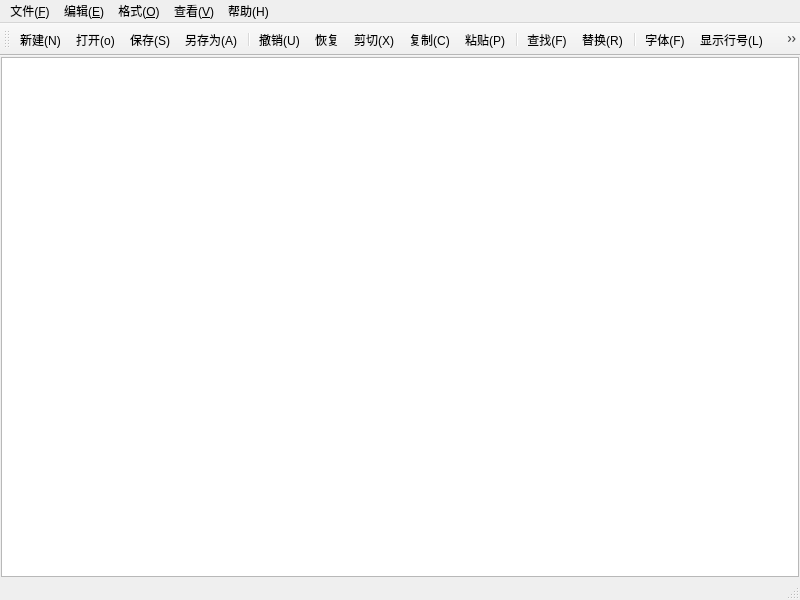
<?xml version="1.0" encoding="UTF-8"?>
<ui version="4.0">
 <class>MainWindow</class>
 <widget class="QMainWindow" name="MainWindow">
  <property name="geometry">
   <rect>
    <x>0</x>
    <y>0</y>
    <width>800</width>
    <height>600</height>
   </rect>
  </property>
  <property name="windowTitle">
   <string>MainWindow</string>
  </property>
  <widget class="QWidget" name="centralwidget">
   <layout class="QHBoxLayout" name="horizontalLayout">
    <property name="spacing">
     <number>0</number>
    </property>
    <property name="leftMargin">
     <number>1</number>
    </property>
    <property name="topMargin">
     <number>1</number>
    </property>
    <property name="rightMargin">
     <number>1</number>
    </property>
    <property name="bottomMargin">
     <number>1</number>
    </property>
    <item>
     <widget class="QPlainTextEdit" name="TextEdit"/>
    </item>
   </layout>
  </widget>
  <widget class="QMenuBar" name="menubar">
   <property name="geometry">
    <rect>
     <x>0</x>
     <y>0</y>
     <width>800</width>
     <height>18</height>
    </rect>
   </property>
   <widget class="QMenu" name="menu">
    <property name="title">
     <string>文件(&amp;F)</string>
    </property>
    <addaction name="actionNew"/>
    <addaction name="actionOpen"/>
    <addaction name="actionSave"/>
    <addaction name="actionSaveAs"/>
    <addaction name="separator"/>
    <addaction name="actionExit"/>
   </widget>
   <widget class="QMenu" name="menu_E">
    <property name="title">
     <string>编辑(&amp;E)</string>
    </property>
    <addaction name="actionUndo"/>
    <addaction name="actionRedo"/>
    <addaction name="actionCut"/>
    <addaction name="actionCopy"/>
    <addaction name="actionPaste"/>
    <addaction name="separator"/>
    <addaction name="actionFind"/>
    <addaction name="action_R"/>
    <addaction name="separator"/>
    <addaction name="actionselectAll"/>
   </widget>
   <widget class="QMenu" name="menu_O">
    <property name="title">
     <string>格式(&amp;O)</string>
    </property>
    <addaction name="actionAutoWarp"/>
    <addaction name="actionLinenumber"/>
    <addaction name="actionFontColor"/>
    <addaction name="actionFont"/>
    <addaction name="separator"/>
    <addaction name="actionFBGColor"/>
    <addaction name="actionBackgroundColor"/>
   </widget>
   <widget class="QMenu" name="menu_V">
    <property name="title">
     <string>查看(&amp;V)</string>
    </property>
    <addaction name="actionToolBar"/>
    <addaction name="actionStasueBar"/>
   </widget>
   <widget class="QMenu" name="menu_H">
    <property name="title">
     <string>帮助(H)</string>
    </property>
    <addaction name="actionAbout"/>
   </widget>
   <addaction name="menu"/>
   <addaction name="menu_E"/>
   <addaction name="menu_O"/>
   <addaction name="menu_V"/>
   <addaction name="menu_H"/>
  </widget>
  <widget class="QStatusBar" name="statusbar"/>
  <widget class="QToolBar" name="toolBar">
   <property name="windowTitle">
    <string>toolBar</string>
   </property>
   <attribute name="toolBarArea">
    <enum>TopToolBarArea</enum>
   </attribute>
   <attribute name="toolBarBreak">
    <bool>false</bool>
   </attribute>
   <addaction name="actionNew"/>
   <addaction name="actionOpen"/>
   <addaction name="actionSave"/>
   <addaction name="actionSaveAs"/>
   <addaction name="separator"/>
   <addaction name="actionUndo"/>
   <addaction name="actionRedo"/>
   <addaction name="actionCut"/>
   <addaction name="actionCopy"/>
   <addaction name="actionPaste"/>
   <addaction name="separator"/>
   <addaction name="actionFind"/>
   <addaction name="action_R"/>
   <addaction name="separator"/>
   <addaction name="actionFont"/>
   <addaction name="actionLinenumber"/>
   <addaction name="actionAutoWarp"/>
   <addaction name="separator"/>
   <addaction name="actionToolBar"/>
   <addaction name="actionStasueBar"/>
  </widget>
  <action name="actionNew">
   <property name="icon">
    <iconset resource="icon.qrc">
     <normaloff>:/icon/note_add_24dp_5F6368_FILL0_wght400_GRAD0_opsz24.png</normaloff>:/icon/note_add_24dp_5F6368_FILL0_wght400_GRAD0_opsz24.png</iconset>
   </property>
   <property name="text">
    <string>新建(&amp;N)</string>
   </property>
   <property name="toolTip">
    <string>新建</string>
   </property>
   <property name="shortcut">
    <string>Ctrl+N</string>
   </property>
   <property name="menuRole">
    <enum>QAction::MenuRole::NoRole</enum>
   </property>
  </action>
  <action name="actionOpen">
   <property name="icon">
    <iconset resource="icon.qrc">
     <normaloff>:/icon/folder_open_24dp_5F6368_FILL0_wght400_GRAD0_opsz24.png</normaloff>:/icon/folder_open_24dp_5F6368_FILL0_wght400_GRAD0_opsz24.png</iconset>
   </property>
   <property name="text">
    <string>打开(&amp;o)</string>
   </property>
   <property name="toolTip">
    <string>打开</string>
   </property>
   <property name="shortcut">
    <string>Ctrl+O</string>
   </property>
   <property name="menuRole">
    <enum>QAction::MenuRole::NoRole</enum>
   </property>
  </action>
  <action name="actionSave">
   <property name="icon">
    <iconset resource="icon.qrc">
     <normaloff>:/icon/save_24dp_5F6368_FILL0_wght400_GRAD0_opsz24.png</normaloff>:/icon/save_24dp_5F6368_FILL0_wght400_GRAD0_opsz24.png</iconset>
   </property>
   <property name="text">
    <string>保存(&amp;S)</string>
   </property>
   <property name="toolTip">
    <string>保存</string>
   </property>
   <property name="shortcut">
    <string>Ctrl+S</string>
   </property>
   <property name="menuRole">
    <enum>QAction::MenuRole::NoRole</enum>
   </property>
  </action>
  <action name="actionSaveAs">
   <property name="icon">
    <iconset resource="icon.qrc">
     <normaloff>:/icon/save_as_24dp_5F6368_FILL0_wght400_GRAD0_opsz24.png</normaloff>:/icon/save_as_24dp_5F6368_FILL0_wght400_GRAD0_opsz24.png</iconset>
   </property>
   <property name="text">
    <string>另存为(&amp;A)</string>
   </property>
   <property name="toolTip">
    <string>另存为</string>
   </property>
   <property name="menuRole">
    <enum>QAction::MenuRole::NoRole</enum>
   </property>
  </action>
  <action name="actionExit">
   <property name="icon">
    <iconset resource="icon.qrc">
     <normaloff>:/icon/close_24dp_5F6368_FILL0_wght400_GRAD0_opsz24.png</normaloff>:/icon/close_24dp_5F6368_FILL0_wght400_GRAD0_opsz24.png</iconset>
   </property>
   <property name="text">
    <string>退出(&amp;X)</string>
   </property>
   <property name="menuRole">
    <enum>QAction::MenuRole::NoRole</enum>
   </property>
  </action>
  <action name="actionUndo">
   <property name="icon">
    <iconset resource="icon.qrc">
     <normaloff>:/icon/undo_24dp_5F6368_FILL0_wght400_GRAD0_opsz24.png</normaloff>:/icon/undo_24dp_5F6368_FILL0_wght400_GRAD0_opsz24.png</iconset>
   </property>
   <property name="text">
    <string>撤销(&amp;U)</string>
   </property>
   <property name="toolTip">
    <string>撤销</string>
   </property>
   <property name="shortcut">
    <string>Ctrl+Z</string>
   </property>
   <property name="menuRole">
    <enum>QAction::MenuRole::NoRole</enum>
   </property>
  </action>
  <action name="actionRedo">
   <property name="icon">
    <iconset resource="icon.qrc">
     <normaloff>:/icon/redo_24dp_5F6368_FILL0_wght400_GRAD0_opsz24.png</normaloff>:/icon/redo_24dp_5F6368_FILL0_wght400_GRAD0_opsz24.png</iconset>
   </property>
   <property name="text">
    <string>恢复</string>
   </property>
   <property name="toolTip">
    <string>恢复</string>
   </property>
   <property name="shortcut">
    <string>Ctrl+Shift+Z</string>
   </property>
   <property name="menuRole">
    <enum>QAction::MenuRole::NoRole</enum>
   </property>
  </action>
  <action name="actionCut">
   <property name="icon">
    <iconset resource="icon.qrc">
     <normaloff>:/icon/content_cut_24dp_5F6368_FILL0_wght400_GRAD0_opsz24.png</normaloff>:/icon/content_cut_24dp_5F6368_FILL0_wght400_GRAD0_opsz24.png</iconset>
   </property>
   <property name="text">
    <string>剪切(&amp;X)</string>
   </property>
   <property name="toolTip">
    <string>剪切</string>
   </property>
   <property name="shortcut">
    <string>Ctrl+X</string>
   </property>
   <property name="menuRole">
    <enum>QAction::MenuRole::NoRole</enum>
   </property>
  </action>
  <action name="actionCopy">
   <property name="icon">
    <iconset resource="icon.qrc">
     <normaloff>:/icon/content_copy_24dp_5F6368_FILL0_wght400_GRAD0_opsz24.png</normaloff>:/icon/content_copy_24dp_5F6368_FILL0_wght400_GRAD0_opsz24.png</iconset>
   </property>
   <property name="text">
    <string>复制(&amp;C)</string>
   </property>
   <property name="toolTip">
    <string>复制</string>
   </property>
   <property name="shortcut">
    <string>Ctrl+C</string>
   </property>
   <property name="menuRole">
    <enum>QAction::MenuRole::NoRole</enum>
   </property>
  </action>
  <action name="actionPaste">
   <property name="icon">
    <iconset resource="icon.qrc">
     <normaloff>:/icon/content_paste_24dp_5F6368_FILL0_wght400_GRAD0_opsz24.png</normaloff>:/icon/content_paste_24dp_5F6368_FILL0_wght400_GRAD0_opsz24.png</iconset>
   </property>
   <property name="text">
    <string>粘贴(&amp;P)</string>
   </property>
   <property name="shortcut">
    <string>Ctrl+V</string>
   </property>
   <property name="menuRole">
    <enum>QAction::MenuRole::NoRole</enum>
   </property>
  </action>
  <action name="actionFind">
   <property name="icon">
    <iconset resource="icon.qrc">
     <normaloff>:/icon/search_24dp_5F6368_FILL0_wght400_GRAD0_opsz24.png</normaloff>:/icon/search_24dp_5F6368_FILL0_wght400_GRAD0_opsz24.png</iconset>
   </property>
   <property name="text">
    <string>查找(&amp;F)</string>
   </property>
   <property name="toolTip">
    <string>查找</string>
   </property>
   <property name="shortcut">
    <string>Ctrl+F</string>
   </property>
   <property name="menuRole">
    <enum>QAction::MenuRole::NoRole</enum>
   </property>
  </action>
  <action name="action_R">
   <property name="icon">
    <iconset resource="icon.qrc">
     <normaloff>:/icon/find_replace_24dp_5F6368_FILL0_wght400_GRAD0_opsz24.png</normaloff>:/icon/find_replace_24dp_5F6368_FILL0_wght400_GRAD0_opsz24.png</iconset>
   </property>
   <property name="text">
    <string>替换(&amp;R)</string>
   </property>
   <property name="toolTip">
    <string>替换</string>
   </property>
   <property name="shortcut">
    <string>Ctrl+H</string>
   </property>
   <property name="menuRole">
    <enum>QAction::MenuRole::NoRole</enum>
   </property>
  </action>
  <action name="actionFont">
   <property name="icon">
    <iconset resource="icon.qrc">
     <normaloff>:/icon/title_24dp_5F6368_FILL0_wght400_GRAD0_opsz24.png</normaloff>:/icon/title_24dp_5F6368_FILL0_wght400_GRAD0_opsz24.png</iconset>
   </property>
   <property name="text">
    <string>字体(&amp;F)</string>
   </property>
   <property name="toolTip">
    <string>字体</string>
   </property>
   <property name="menuRole">
    <enum>QAction::MenuRole::NoRole</enum>
   </property>
  </action>
  <action name="actionAutoWarp">
   <property name="icon">
    <iconset resource="icon.qrc">
     <normaloff>:/icon/wrap_text_24dp_5F6368_FILL0_wght400_GRAD0_opsz24.png</normaloff>:/icon/wrap_text_24dp_5F6368_FILL0_wght400_GRAD0_opsz24.png</iconset>
   </property>
   <property name="text">
    <string>自动换行(&amp;W)</string>
   </property>
   <property name="toolTip">
    <string>自动换行</string>
   </property>
   <property name="menuRole">
    <enum>QAction::MenuRole::NoRole</enum>
   </property>
  </action>
  <action name="actionToolBar">
   <property name="icon">
    <iconset resource="icon.qrc">
     <normaloff>:/icon/construction_24dp_5F6368_FILL0_wght400_GRAD0_opsz24.png</normaloff>:/icon/construction_24dp_5F6368_FILL0_wght400_GRAD0_opsz24.png</iconset>
   </property>
   <property name="text">
    <string>工具栏(&amp;T)</string>
   </property>
   <property name="toolTip">
    <string>工具栏</string>
   </property>
   <property name="menuRole">
    <enum>QAction::MenuRole::NoRole</enum>
   </property>
  </action>
  <action name="actionStasueBar">
   <property name="icon">
    <iconset resource="icon.qrc">
     <normaloff>:/icon/grouped_bar_chart_24dp_5F6368_FILL0_wght400_GRAD0_opsz24.png</normaloff>:/icon/grouped_bar_chart_24dp_5F6368_FILL0_wght400_GRAD0_opsz24.png</iconset>
   </property>
   <property name="text">
    <string>状态栏(&amp;S)</string>
   </property>
   <property name="toolTip">
    <string>状态栏</string>
   </property>
   <property name="menuRole">
    <enum>QAction::MenuRole::NoRole</enum>
   </property>
  </action>
  <action name="actionselectAll">
   <property name="icon">
    <iconset resource="icon.qrc">
     <normaloff>:/icon/select_all_24dp_5F6368_FILL0_wght400_GRAD0_opsz24.png</normaloff>:/icon/select_all_24dp_5F6368_FILL0_wght400_GRAD0_opsz24.png</iconset>
   </property>
   <property name="text">
    <string>全选(&amp;A)</string>
   </property>
   <property name="toolTip">
    <string>全选</string>
   </property>
   <property name="shortcut">
    <string>Ctrl+A</string>
   </property>
   <property name="menuRole">
    <enum>QAction::MenuRole::NoRole</enum>
   </property>
  </action>
  <action name="actionAbout">
   <property name="icon">
    <iconset resource="icon.qrc">
     <normaloff>:/icon/settings_accessibility_24dp_5F6368_FILL0_wght400_GRAD0_opsz24.png</normaloff>:/icon/settings_accessibility_24dp_5F6368_FILL0_wght400_GRAD0_opsz24.png</iconset>
   </property>
   <property name="text">
    <string>关于(&amp;A)</string>
   </property>
   <property name="toolTip">
    <string>关于</string>
   </property>
   <property name="menuRole">
    <enum>QAction::MenuRole::NoRole</enum>
   </property>
  </action>
  <action name="actionLinenumber">
   <property name="icon">
    <iconset resource="icon.qrc">
     <normaloff>:/icon/format_list_numbered_24dp_5F6368_FILL0_wght400_GRAD0_opsz24.png</normaloff>:/icon/format_list_numbered_24dp_5F6368_FILL0_wght400_GRAD0_opsz24.png</iconset>
   </property>
   <property name="text">
    <string>显示行号(&amp;L)</string>
   </property>
   <property name="toolTip">
    <string>显示行号</string>
   </property>
   <property name="shortcut">
    <string>Ctrl+L</string>
   </property>
   <property name="menuRole">
    <enum>QAction::MenuRole::NoRole</enum>
   </property>
  </action>
  <action name="actionFontColor">
   <property name="icon">
    <iconset resource="icon.qrc">
     <normaloff>:/icon/format_color_text_24dp_5F6368_FILL0_wght400_GRAD0_opsz24.png</normaloff>:/icon/format_color_text_24dp_5F6368_FILL0_wght400_GRAD0_opsz24.png</iconset>
   </property>
   <property name="text">
    <string>字体颜色</string>
   </property>
   <property name="toolTip">
    <string>字体颜色</string>
   </property>
   <property name="menuRole">
    <enum>QAction::MenuRole::NoRole</enum>
   </property>
  </action>
  <action name="actionBackgroundColor">
   <property name="icon">
    <iconset resource="icon.qrc">
     <normaloff>:/icon/format_color_fill_24dp_5F6368_FILL0_wght400_GRAD0_opsz24.png</normaloff>:/icon/format_color_fill_24dp_5F6368_FILL0_wght400_GRAD0_opsz24.png</iconset>
   </property>
   <property name="text">
    <string>编辑器背景色</string>
   </property>
   <property name="toolTip">
    <string>编辑器背景色</string>
   </property>
   <property name="menuRole">
    <enum>QAction::MenuRole::NoRole</enum>
   </property>
  </action>
  <action name="actionFBGColor">
   <property name="icon">
    <iconset resource="icon.qrc">
     <normaloff>:/icon/colors_24dp_5F6368_FILL0_wght400_GRAD0_opsz24.png</normaloff>:/icon/colors_24dp_5F6368_FILL0_wght400_GRAD0_opsz24.png</iconset>
   </property>
   <property name="text">
    <string>字体背景色</string>
   </property>
   <property name="toolTip">
    <string>字体背景色</string>
   </property>
   <property name="menuRole">
    <enum>QAction::MenuRole::NoRole</enum>
   </property>
  </action>
 </widget>
 <resources>
  <include location="icon.qrc"/>
 </resources>
 <connections/>
</ui>
